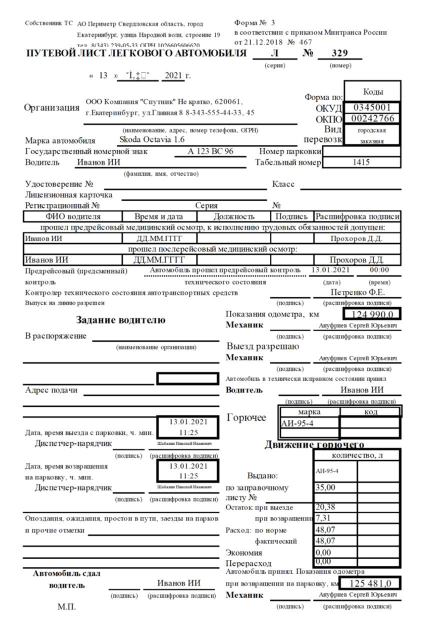
#> input picture backend/samples/trip-sheet-329.jpg, 856 x 1280 px (shown at 1/2 size)
$ python -i preprocess.py   (imports and definitions only)
#> lines starting #> are read from the running program, lines starting #| are printed output that depends on the picture; after the words box and inside, x2 and y2 are one past the last pixel; in counts of white or black regions, pixels touching at a corner belong together
#> further down, picture is the input picture: shape (1280, 856, 3); mean B, G, R 228.8, 228.8, 228.8
"""Этап 1. Предобработка: размер, серый, шумоподавление, выравнивание наклона, бинаризация.

Делаем несколько вариантов картинки: какой-то лучше подходит печатному тексту,
какой-то — синим чернилам на сером фото. Распознаём все и берём лучшее по каждому полю.
"""
import cv2
import numpy as np
from PIL import Image

TARGET = 2000  # длинная сторона после масштабирования, px


def to_cv(im: Image.Image) -> np.ndarray:
    return cv2.cvtColor(np.asarray(im), cv2.COLOR_RGB2BGR)


def normalize_size(bgr: np.ndarray) -> np.ndarray:
    h, w = bgr.shape[:2]
#> h = 1280; w = 856
    k = TARGET / max(h, w)
#> k = 1.56
    if 0.9 < k < 1.1:
        return bgr
    return cv2.resize(bgr, (round(w * k), round(h * k)), interpolation=cv2.INTER_CUBIC if k > 1 else cv2.INTER_AREA)
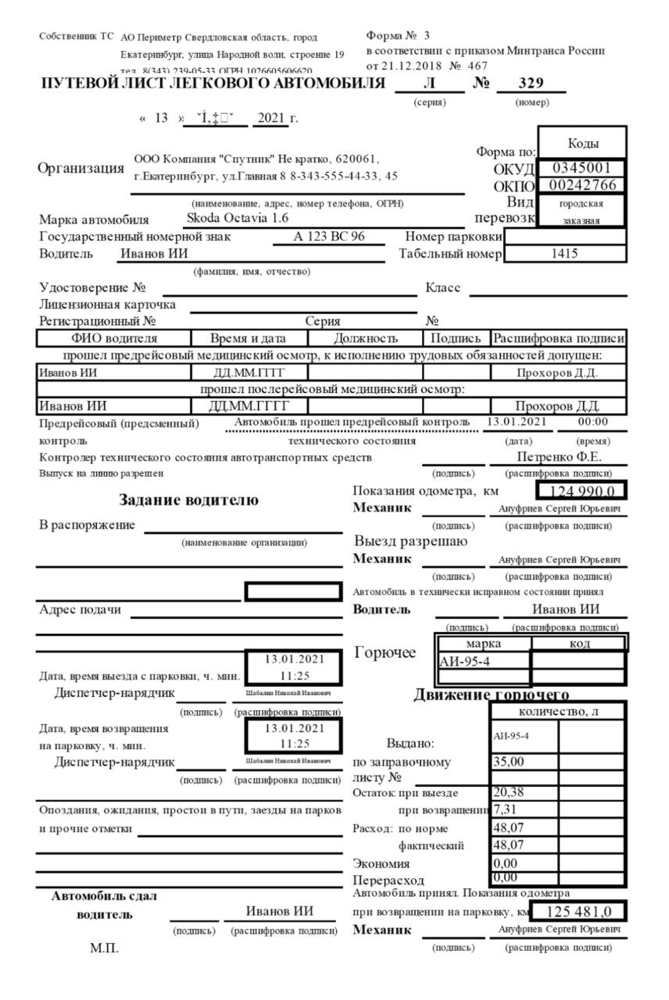
#> returned value: shape (2000, 1338, 3) (shown at 1/2 size); mean of channels 0, 1, 2 228.6, 228.7, 228.6; drawn as B, G, R


def skew_angle(gray: np.ndarray) -> float:
    """Угол наклона по линиям бланка и строкам текста (медиана почти горизонтальных отрезков)."""
    edges = cv2.Canny(gray, 50, 150, apertureSize=3)
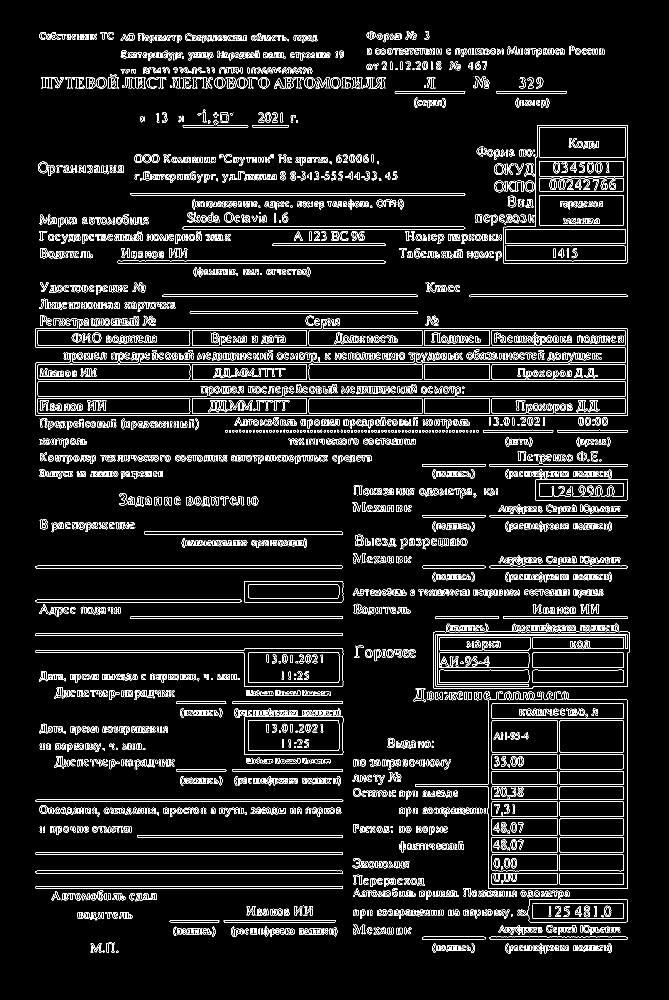
#> edges: shape (2000, 1338) (shown at 1/2 size); 7.3% white in thin lines or dots, all inside (x1, y1, x2, y2) = (71, 62, 1259, 1907)
    lines = cv2.HoughLinesP(edges, 1, np.pi / 1800, threshold=200,
                            minLineLength=gray.shape[1] // 6, maxLineGap=10)
#> lines = 204 rows, first 6: [72, 695, 1255, 695], [71, 826, 1255, 826], [73, 831, 1254, 831], [71, 657, 1254, 657], [71, 792, 1255, 792], [71, 796, 1255, 796]
    if lines is None:
        return 0.0
    angles = []
    for x1, y1, x2, y2 in lines[:, 0]:
        a = np.degrees(np.arctan2(y2 - y1, x2 - x1))
        if abs(a) < 15:
            angles.append(a)
#> this loop made 204 passes
#> (x1, y1, x2, y2, a) on passes 1 to 3: (72, 695, 1255, 695, 0), (71, 826, 1255, 826, 0), (73, 831, 1254, 831, 0)
#> after the loop, angles = 197 values, max 1.19 at index 190, min -1.96 at index 187, mean -0.00954
    return float(np.median(angles)) if len(angles) >= 3 else 0.0


def rotate(img: np.ndarray, angle: float) -> np.ndarray:
    h, w = img.shape[:2]
    m = cv2.getRotationMatrix2D((w / 2, h / 2), angle, 1.0)
    border = (255, 255, 255) if img.ndim == 3 else 255
    return cv2.warpAffine(img, m, (w, h), flags=cv2.INTER_CUBIC, borderValue=border)


def prepare(im: Image.Image) -> tuple[np.ndarray, dict[str, np.ndarray], float]:
    """Возвращает выровненное цветное изображение (для превью) и варианты для распознавания."""
    bgr = normalize_size(to_cv(im))
    gray = cv2.cvtColor(bgr, cv2.COLOR_BGR2GRAY)
    angle = skew_angle(gray)
#> angle = 0
    if 0.2 < abs(angle) < 15:
        bgr = rotate(bgr, angle)
        gray = cv2.cvtColor(bgr, cv2.COLOR_BGR2GRAY)
    else:
        angle = 0.0

    clahe = cv2.createCLAHE(clipLimit=2.0, tileGridSize=(8, 8))

    # A. Печатный текст: шумоподавление + адаптивная бинаризация (устойчива к теням).
    den = cv2.GaussianBlur(gray, (3, 3), 0)
    binar = cv2.adaptiveThreshold(den, 255, cv2.ADAPTIVE_THRESH_GAUSSIAN_C, cv2.THRESH_BINARY, 41, 15)
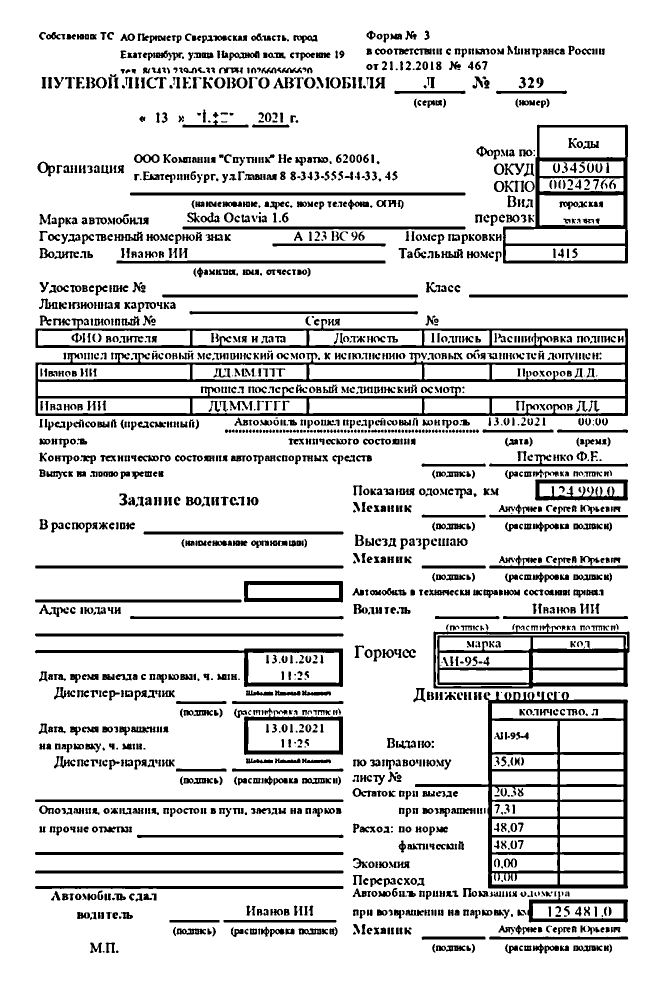
#> binar: shape (2000, 1338) (shown at 1/2 size); 85.8% white; 1978 black regions (198 under 20 px), largest, box (x1, y1, x2, y2) and area: (71, 637, 1256, 832) 43266, (830, 1383, 1256, 1777) 26377, (867, 1247, 1259, 1377) 13839

    # B. Синие и фиолетовые чернила: в красном канале они темнее всего. Плюс локальный контраст.
    red = clahe.apply(bgr[:, :, 2])

    # C. Серое с локальным контрастом — бинаризацию отдаём самому Tesseract (Оцу).
    soft = clahe.apply(gray)

    return bgr, {"binary": binar, "ink": red, "gray": soft}, angle

>>> import cv2
>>> picture = cv2.imread('../../samples/trip-sheet-329.jpg')
>>> result = prepare(picture)

$ run again, on backend/samples/ttn-512.jpg
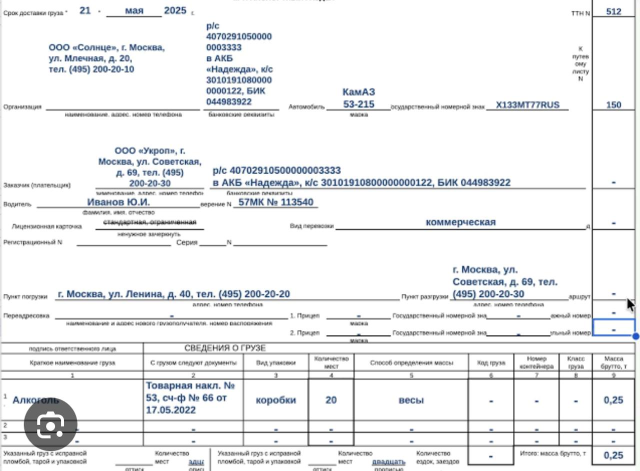
#> input picture backend/samples/ttn-512.jpg, 1280 x 942 px (shown at 1/2 size)
#> picture is the input picture: shape (942, 1280, 3); mean B, G, R 239.3, 238.3, 237.3
#> h = 942; w = 1280
#> k = 1.56
#> in skew_angle, `edges = cv2.Canny(gray, 50, 150, apertureSize=3)`:
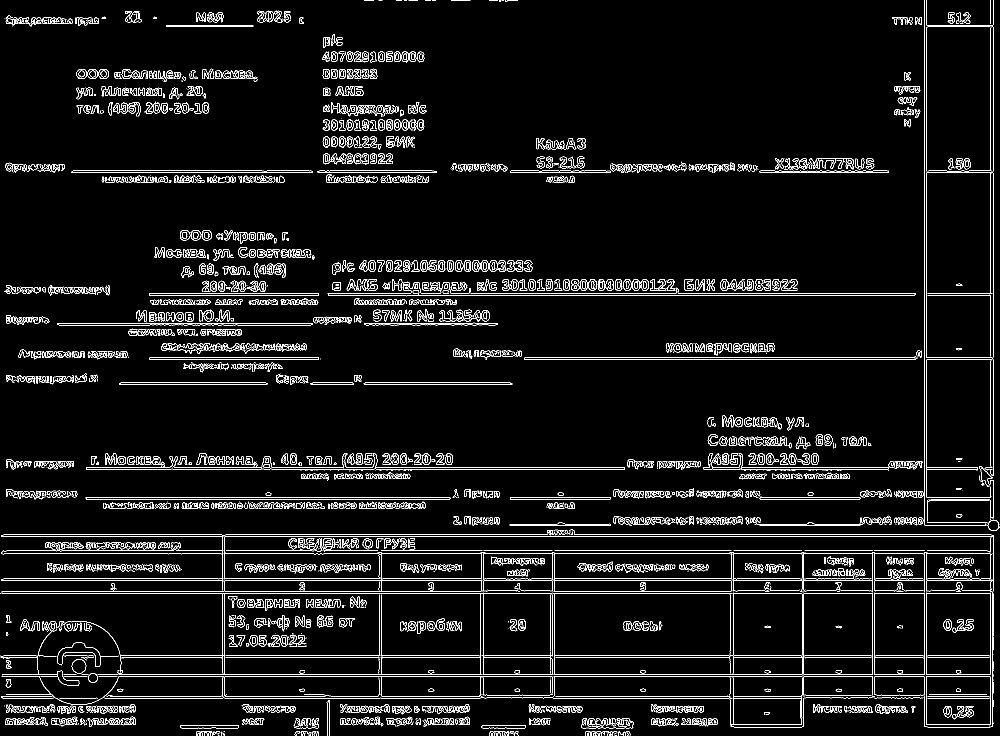
#> edges: shape (1472, 2000) (shown at 1/2 size); 5.2% white in thin lines or dots
#> lines = 49 rows, first 6: [6, 1101, 1987, 1101], [192, 1349, 1987, 1349], [3, 1161, 1987, 1161], [3, 1107, 1987, 1107], [0, 1186, 1984, 1186], [4, 1073, 1987, 1073]
#> the loop in skew_angle, `for x1, y1, x2, y2 in lines[:, 0]:` made 49 passes
#> (x1, y1, x2, y2, a) on passes 1 to 8: (6, 1101, 1987, 1101, 0), (192, 1349, 1987, 1349, 0), (3, 1161, 1987, 1161, 0), (3, 1107, 1987, 1107, 0), (0, 1186, 1984, 1186, 0), (4, 1073, 1987, 1073, 0), (7, 1157, 1987, 1157, 0), (7, 1069, 1129, 1069, 0)
#> after the loop in skew_angle, `for x1, y1, x2, y2 in lines[:, 0]:`: angles = 42 values, max 0.0976 at index 26, min -0.67 at index 40, mean -0.028
#> angle = 0
#> binar: shape (1472, 2000); 88.7% white; 829 black regions (62 under 20 px), largest, box (x1, y1, x2, y2) and area: (1, 1060, 1988, 1456) 99048, (1848, 0, 1988, 1052) 16591, (655, 564, 1832, 593) 6877
#> in prepare, `red = clahe.apply(bgr[:, :, 2])`:
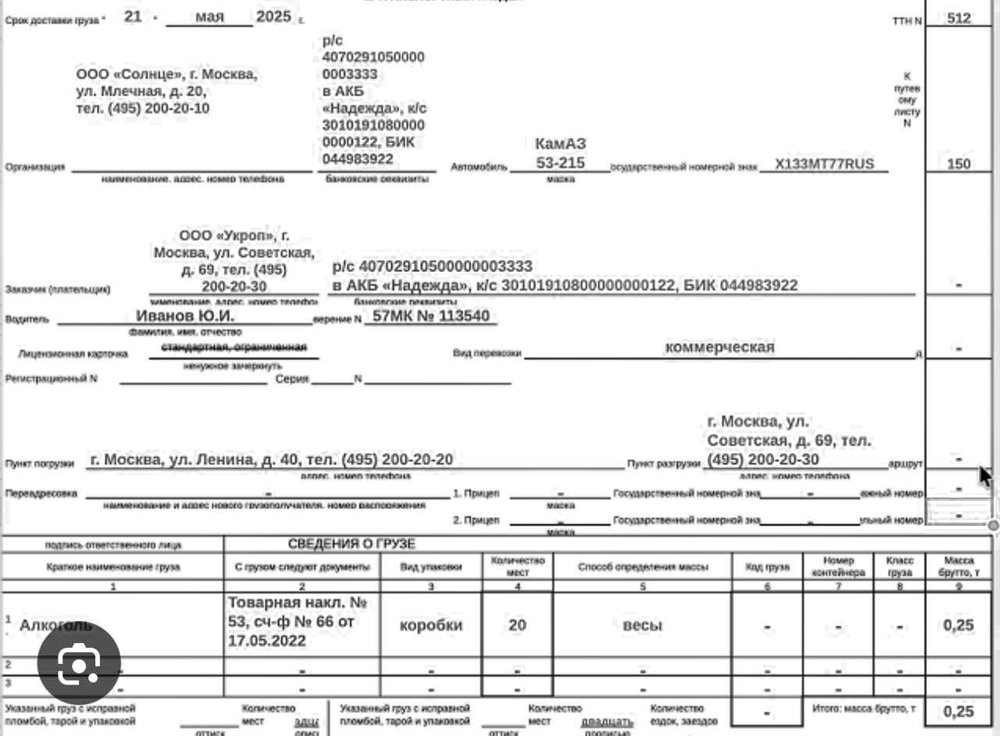
#> red: shape (1472, 2000) (shown at 1/2 size); min 0, max 255, mean 234
